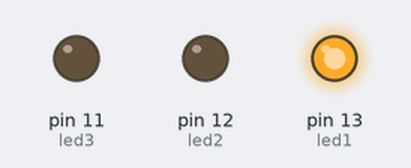
Bench run of a sketch on a simulated Arduino Uno, built with avr-gcc and run on an emulated ATmega328P. Shown: output pins drawn as LEDs (lit = HIGH).

Above: at 0.2 s.
At 1.2 s:
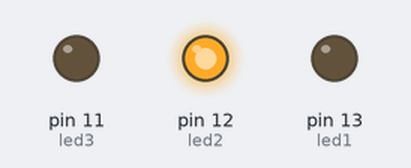
At 5.0 s:
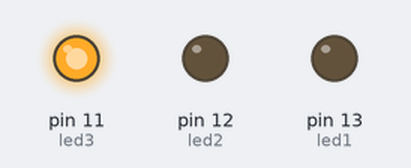
At 19.2 s:
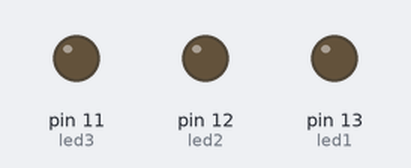
Timing chart, 0 to 21.5 s (numbered marks = the images above):
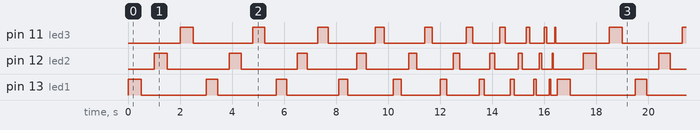

The sketch:

ExemploLED2.ino
```cpp
/*
   Pisca com Portas Digitais
   @autor Prof. Ms. Paulo Barreto
   @date  18/07/2015
   Curso de Introdução a Arduino
*/
//Declaração de variável
int led1 = 13;
int led2 = 12;
int led3 = 11;
int espera = 500;

//Função Setup: executada quando reset for invocado
void setup() {
  //inicialização do pino digital de output
  pinMode(led1, OUTPUT);
  pinMode(led2, OUTPUT);
  pinMode(led3, OUTPUT);
}

//Função Loop: executada repetidamente, enquanto não houver
//a execução do reset
void loop() {
  digitalWrite(led1, HIGH); //modifica estado do led para ligado (HIGH eleva o nível de voltagem)
  delay(espera);             //aguarda por tempo 'x' milessegundos
  digitalWrite(led1, LOW);  //modifica estado do led para desligado (LOW diminui o nível de voltagem)
  delay(espera);             //aguarda por tempo 'x' milissegundos

  digitalWrite(led2, HIGH); //modifica estado do led para ligado (HIGH eleva o nível de voltagem)
  delay(espera);             //aguarda por tempo 'x' milessegundos
  digitalWrite(led2, LOW);  //modifica estado do led para desligado (LOW diminui o nível de voltagem)
  delay(espera);             //aguarda por tempo 'x' milessegundos

  digitalWrite(led3, HIGH); //modifica estado do led para ligado (HIGH eleva o nível de voltagem)
  delay(espera);             //aguarda por tempo 'x' milessegundos
  digitalWrite(led3, LOW);  //modifica estado do led para desligado (LOW diminui o nível de voltagem)
  delay(espera);             //aguarda por tempo 'x' milessegundos

  if(espera > 0)
     espera -= 50;
  else
     espera = 500;
}
```

Measured:
- by itself, pin 11 (led3): repeats every 16.5 s: LOW 2.3 s, HIGH 0.45 s, LOW 2.1 s, HIGH 0.40 s, LOW 1.8 s, HIGH 0.35 s, LOW 1.6 s, HIGH 0.30 s, LOW 1.3 s, HIGH 0.25 s, LOW 1.1 s, HIGH 0.20 s, LOW 0.80 s, HIGH 0.15 s, LOW 0.55 s, HIGH 0.10 s, LOW 0.30 s, HIGH 0.05 s, LOW 2.1 s, HIGH 0.50 s
- by itself, pin 12 (led2): repeats every 16.5 s: LOW 2.4 s, HIGH 0.45 s, LOW 2.2 s, HIGH 0.40 s, LOW 1.9 s, HIGH 0.35 s, LOW 1.7 s, HIGH 0.30 s, LOW 1.4 s, HIGH 0.25 s, LOW 1.2 s, HIGH 0.20 s, LOW 0.90 s, HIGH 0.15 s, LOW 0.65 s, HIGH 0.10 s, LOW 0.40 s, HIGH 0.05 s, LOW 1.2 s, HIGH 0.50 s
- by itself, everything shown: repeats every 16.5 s, in 60 steps
